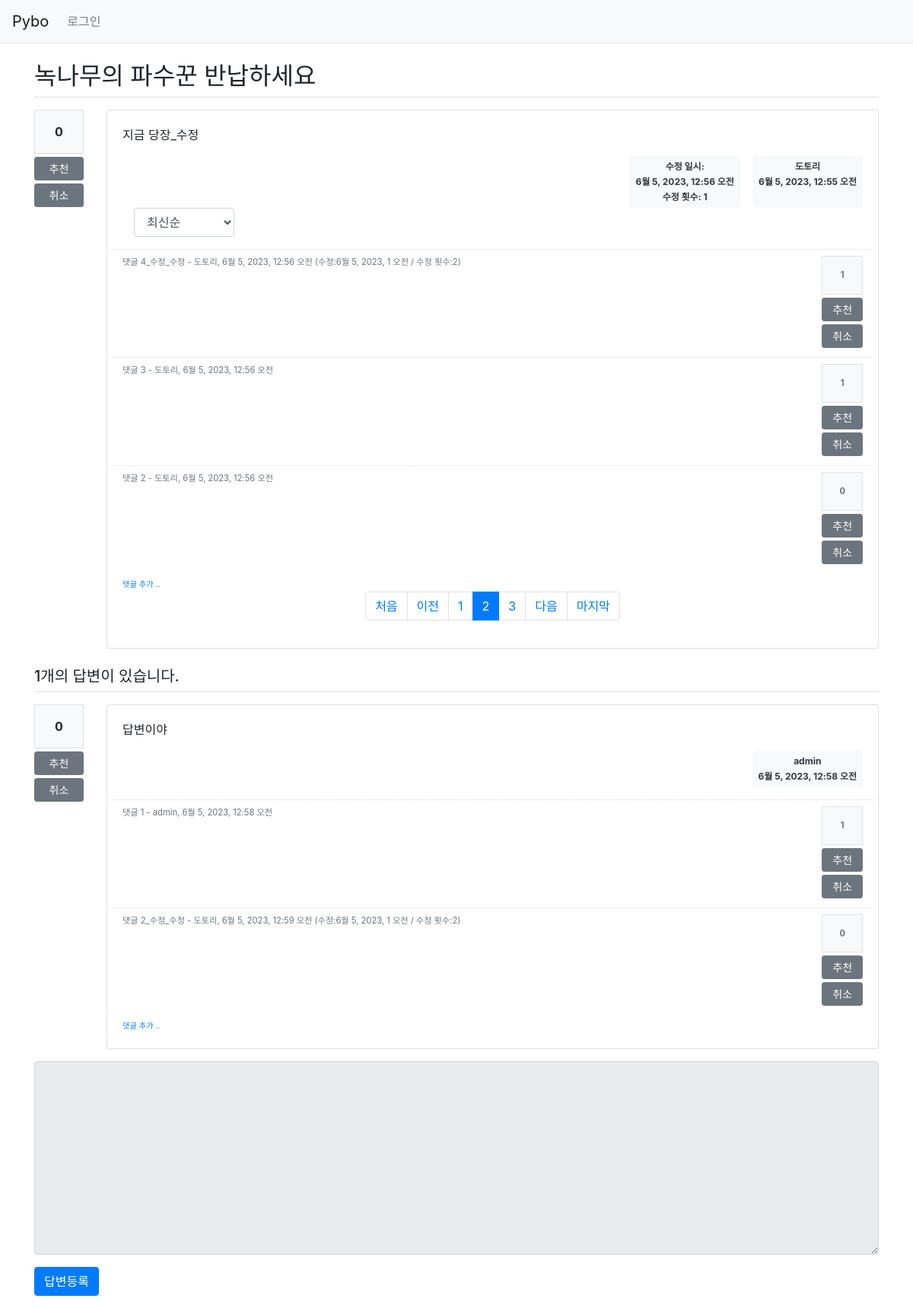
/pybo/20/?page=2, run on the app's committed database.
### pybo/models.py (models this page shows, shortened)
class Question(models.Model):
    author = models.ForeignKey(User, on_delete=models.CASCADE, related_name='author_question')
    subject = models.CharField(max_length=200)
    content = models.TextField()
    create_date = models.DateTimeField()
    modify_date = models.DateTimeField(null=True, blank=True)
    voter = models.ManyToManyField(User, related_name='voter_question')
    modify_count = models.IntegerField(null=True, blank=True, default=0)

class Comment(models.Model):
    author = models.ForeignKey(User, on_delete=models.CASCADE)
    content = models.TextField()
    create_date = models.DateTimeField()
    modify_date = models.DateTimeField(null=True, blank=True)
    question = models.ForeignKey(Question, null=True, blank=True, on_delete=models.CASCADE)
    answer = models.ForeignKey(Answer, null=True, blank=True, on_delete=models.CASCADE)
    modify_count = models.IntegerField(null=True, blank=True, default=0)
    question_comment_voter = models.ManyToManyField(User, related_name='voter_question_comment')
    answer_comment_voter = models.ManyToManyField(User, related_name='voter_answer_comment')

class Answer(models.Model):
    author = models.ForeignKey(User, on_delete=models.CASCADE, related_name='author_answer')
    question = models.ForeignKey(Question, on_delete=models.CASCADE)
    content = models.TextField()
    create_date = models.DateTimeField()
    modify_date = models.DateTimeField(null=True, blank=True)
    voter = models.ManyToManyField(User, related_name='voter_answer')
    modify_count = models.IntegerField(null=True, blank=True, default=0)

### pybo/views/base_views.py (the view)
# urls.py: path('<int:question_id>/', base_views.detail, name='detail'),
def detail(request, question_id):
    page = request.GET.get('page', '1')  # 페이지
    so = request.GET.get('so', 'recent')  # 정렬기준
    question = get_object_or_404(Question, pk=question_id)
    if so == 'recommend':
        comment_list = Comment.objects.filter(question=question).annotate(num_voter=Count('question_comment_voter')).order_by('-num_voter', '-create_date')
    else:  # recent
        comment_list = Comment.objects.filter(question=question).order_by('-create_date')
    paginator = Paginator(comment_list, 3)  # 페이지당 3개씩 보여주기
    page_obj = paginator.get_page(page)
    last_page = paginator.count // 3 + 1 if (paginator.count % 3) else paginator.count // 3
    context = {'question': question, 'comment_list': page_obj, 'so': so, 'last_page': last_page}
    return render(request, 'pybo/question_detail.html', context)

### pybo/templatetags/pybo_filter.py (called while the page is built)
@register.filter()
def mark(value):
    extensions = ["nl2br", "fenced_code"]
    return mark_safe(markdown.markdown(value, extensions=extensions))

### templates/pybo/question_detail.html (shortened to what this page needs)
{% extends 'base.html' %}
{% load pybo_filter %}
{% block content %}
<div class="container my-3">
    <h2 class="border-bottom py-2">{{ question.subject }}</h2>
    <div class="row my-3">
        <div class="col-1">
            <div class="bg-light text-center p-3 border font-weight-bolder mb-1">{{question.voter.count}}</div>
            <a href="#" data-uri="{% url 'pybo:vote_question' question.id  %}"
               class="recommend btn btn-sm btn-secondary btn-block my-1">추천</a>
            <a href="#" data-uri="{% url 'pybo:cancel_vote_question' question.id  %}"
               class="cancel btn btn-sm btn-secondary btn-block my-1">취소</a>
        </div>
        <div class="col-11">
            <div class="card">
                <div class="card-body">
                    <div class="card-text">{{ question.content|mark }}</div>
                    <div class="d-flex justify-content-end">
                        {% if question.modify_date %}
                        <div class="badge bg-light p-2 text-start text-dark mx-3">
                            <div class="mb-2">수정 일시: </div>
                            <div class="mb-2">{{ question.modify_date }}</div>
                            <span class="mb-2">수정 횟수: </span>
                            <span class="mb-2">{{ question.modify_count }}</span>
                        </div>
                        {% endif %}
                        <div class="badge bg-light text-dark p-2 text-start">
                            <div class="mb-2">{{ question.author.username }}</div>
                            <div>{{ question.create_date }}</div>
                        </div>
                    </div>
                    <div class="col-2">
                        <select class="form-control so">
                            <option value="recent" {% if so == 'recent' %}selected{% endif %}>최신순</option>
                        </select>
                    </div>
                    {% if comment_list %}
                    <div class="mt-3">
                    {% for comment in comment_list %}
                        <div class="comment py-2 text-muted row">
                            <div class="col-11">
                                <span style="white-space: pre-line;">{{ comment.content }}</span>
                                <span>
                                    - {{ comment.author }}, {{ comment.create_date }}
                                    {% if comment.modify_date %}
                                    (수정:{{ comment.modify_date }} / 수정 횟수:{{ comment.modify_count }})
                                    {% endif %}
                                </span>
                            </div>
                            <div class="col-1">
                                <div class="bg-light text-center p-3 border font-weight-bolder mb-1">{{comment.question_comment_voter.count}}</div>
                                <a href="#" data-uri="{% url 'pybo:vote_question_comment' comment.id  %}"
                                   class="recommend btn btn-sm btn-secondary btn-block my-1">추천</a>
                                <a href="#" data-uri="{% url 'pybo:cancel_vote_question_comment' comment.id  %}"
                                    class="cancel btn btn-sm btn-secondary btn-block my-1">취소</a>
                            </div>
                        </div>
                    {% endfor %}
                    </div>
                    {% endif %}
                    <div>
                        <a href="{% url 'pybo:comment_create_question' question.id  %}"
                           class="small"><small>댓글 추가 ..</small></a>
                    </div>
                    <ul class="pagination justify-content-center">
                        {% if comment_list.has_previous %}
                        <li class="page-item">
                            <a class="page-link" href="?page=1">처음</a>
                        </li>
                        <li class="page-item">
                            <a class="page-link" href="?page={{ comment_list.previous_page_number }}">이전</a>
                        </li>
                        {% endif %}
                        {% for page_number in comment_list.paginator.page_range %}
                            {% if page_number >= comment_list.number|add:-5 and page_number <= comment_list.number|add:5 %}
                        {% if page_number == comment_list.number %}
                        <li class="page-item active" aria-current="page">
                            <a class="page-link" href="?page={{ page_number }}">{{ page_number }}</a>
                        </li>
                        {% else %}
                        <li class="page-item">
                            <a class="page-link" href="?page={{ page_number }}">{{ page_number }}</a>
                        </li>
                        {% endif %}
                            {% endif %}
                        {% endfor %}
                        {% if comment_list.has_next %}
                        <li class="page-item">
                            <a class="page-link" href="?page={{ comment_list.next_page_number }}">다음</a>
                        </li>
                        <li class="page-item">
                            <a class="page-link" href="?page={{ last_page }}">마지막</a>
                        </li>
                        {% endif %}
                    </ul>
                </div>
            </div>
        </div>
    </div>
    <h5 class="border-bottom my-3 py-2">{{question.answer_set.count}}개의 답변이 있습니다.</h5>
    {% for answer in question.answer_set.all %}
    <div class="row my-3">
        <div class="col-1">
            <div class="bg-light text-center p-3 border font-weight-bolder mb-1">{{answer.voter.count}}</div>
            <a href="#" data-uri="{% url 'pybo:vote_answer' answer.id  %}"
                class="recommend btn btn-sm btn-secondary btn-block my-1">추천</a>
            <a href="#" data-uri="{% url 'pybo:cancel_vote_answer' answer.id  %}"
                class="cancel btn btn-sm btn-secondary btn-block my-1">취소</a>
        </div>
        <div class="col-11">
            <div class="card">
                <div class="card-body">
                    <div class="card-text">{{ answer.content|mark }}</div>
                    <div class="d-flex justify-content-end">
                        <div class="badge bg-light p-2 text-start text-dark">
                            <div class="mb-2">{{ answer.author.username }}</div>
                            <div>{{ answer.create_date }}</div>
                        </div>
                    </div>
                    {% if answer.comment_set.count > 0 %}
                    <div class="mt-3">
                    {% for comment in answer.comment_set.all %}
                        <div class="comment py-2 text-muted row">
                            <div class="col-11">
                                <span style="white-space: pre-line;">{{ comment.content }}</span>
                                <span>
                                    - {{ comment.author }}, {{ comment.create_date }}
                                    {% if comment.modify_date %}
                                    (수정:{{ comment.modify_date }} / 수정 횟수:{{ comment.modify_count }})
                                    {% endif %}
                                </span>
                            </div>
                            <div class="col-1">
                                <div class="bg-light text-center p-3 border font-weight-bolder mb-1">{{comment.answer_comment_voter.count}}</div>
                                <a href="#" data-uri="{% url 'pybo:vote_answer_comment' comment.id  %}"
                                   class="recommend btn btn-sm btn-secondary btn-block my-1">추천</a>
                                <a href="#" data-uri="{% url 'pybo:cancel_vote_answer_comment' comment.id  %}"
                                    class="cancel btn btn-sm btn-secondary btn-block my-1">취소</a>
                            </div>
                        </div>
                    {% endfor %}
                    </div>
                    {% endif %}
                    <div>
                        <a href="{% url 'pybo:comment_create_answer' answer.id  %}"
                           class="small"><small>댓글 추가 ..</small></a>
                    </div>
                </div>
            </div>
        </div>
    </div>
    {% endfor %}
    <form action="{% url 'pybo:answer_create' question.id %}" method="post" class="my-3">
        <div class="form-group">
            <textarea {% if not user.is_authenticated %}disabled{% endif %}
              name="content" id="content" class="form-control" rows="10"></textarea>
        </div>
        <input type="submit" value="답변등록" class="btn btn-primary">
    </form>
</div>
{% endblock %}

### static/style.css (style rules this page uses)
.comment { border-top:dotted 1px #ddd; font-size:0.7em; }

### data on the page
Question: subject "녹나무의 파수꾼 반납하세요", voter.count "0", content|mark "지금 당장_수정", modify_date "6월 5, 2023, 12:56 오전", modify_count "1", author.username "도토리", create_date "6월 5, 2023, 12:55 오전", answer_set.count "1"
Comment: content "댓글 4_수정_수정", author "도토리", create_date "6월 5, 2023, 12:56 오전", modify_date "6월 5, 2023, 1 오전", modify_count "2", question_comment_voter.count "1"
Comment: content "댓글 3", author "도토리", create_date "6월 5, 2023, 12:56 오전", question_comment_voter.count "1"
Comment: content "댓글 2", author "도토리", create_date "6월 5, 2023, 12:56 오전", question_comment_voter.count "0"
Answer: voter.count "0", content|mark "답변이야", author.username "admin", create_date "6월 5, 2023, 12:58 오전"
Comment: content "댓글 1", author "admin", create_date "6월 5, 2023, 12:58 오전", answer_comment_voter.count "1"
Comment: content "댓글 2_수정_수정", author "도토리", create_date "6월 5, 2023, 12:59 오전", modify_date "6월 5, 2023, 1 오전", modify_count "2", answer_comment_voter.count "0"

### other printed values
{{ page_number }} "1" "3"
{{ page_number }} "2"
